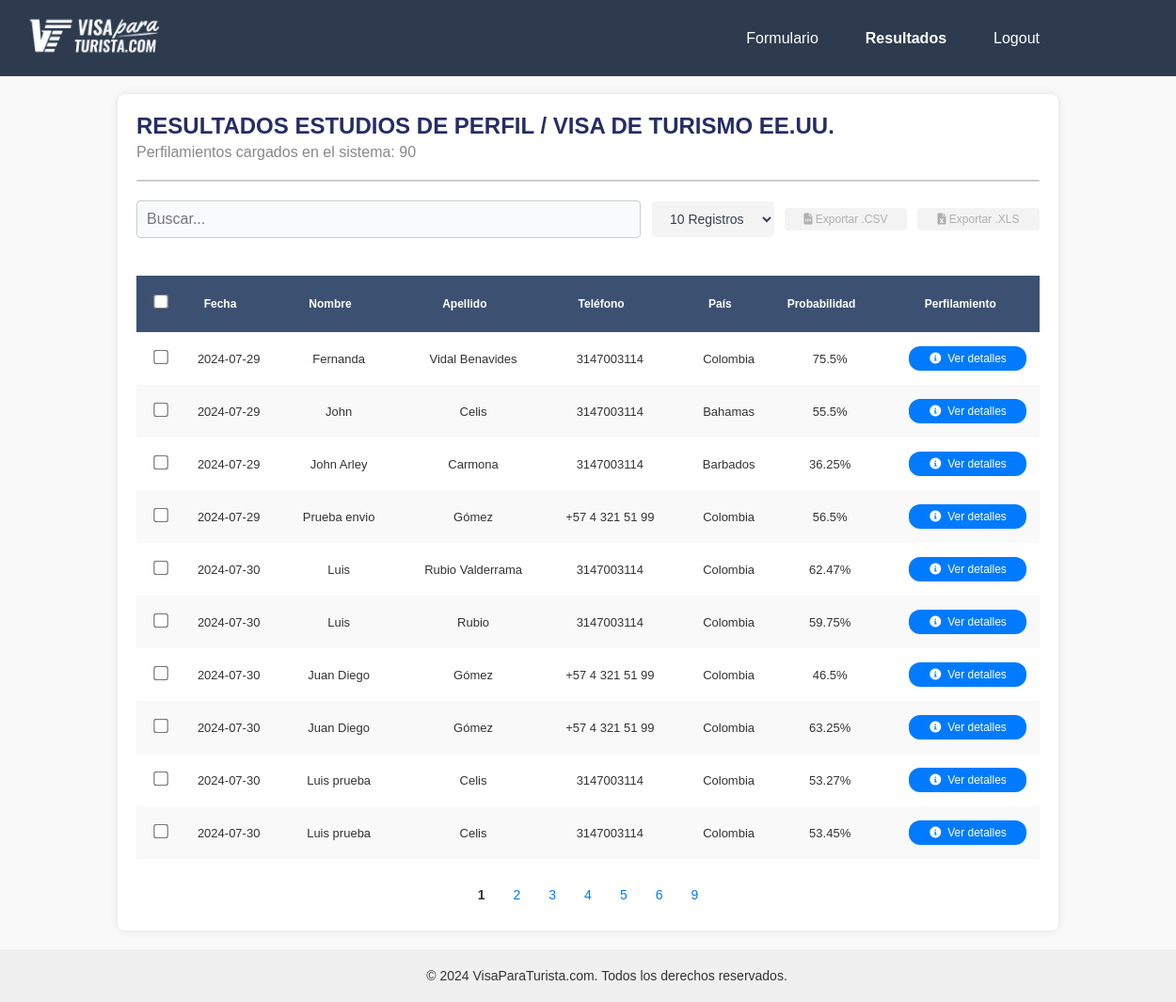
The page /results (signed in) on the database its author committed.
### app.py (models this page shows)
class FormResult(db.Model):
    id = db.Column(db.Integer, primary_key=True)
    fecha = db.Column(db.String(50), nullable=False)
    nombre = db.Column(db.String(100), nullable=False)
    apellidos = db.Column(db.String(100), nullable=False)
    email = db.Column(db.String(100), nullable=False)
    telefono = db.Column(db.String(50), nullable=False)
    pais_residencia = db.Column(db.String(100), nullable=False)
    edad = db.Column(db.Integer, nullable=False)
    estado_civil = db.Column(db.String(50), nullable=False)
    hijos = db.Column(db.String(50), nullable=False)
    vivienda = db.Column(db.String(100), nullable=False)
    profesion = db.Column(db.String(100), nullable=False)
    nivel_educacion = db.Column(db.String(100), nullable=False)
    tiempo_empleo = db.Column(db.String(100), nullable=False)
    propietario = db.Column(db.String(50), nullable=False)
    ingresos = db.Column(db.Integer, nullable=False)
    impuestos = db.Column(db.String(50), nullable=False)
    propiedades = db.Column(db.String(100), nullable=False)
    viajes = db.Column(db.String(100), nullable=False)
    familiares_eeuu = db.Column(db.String(100), nullable=False)
    familiares_visa = db.Column(db.String(100), nullable=False)
    visa_negada = db.Column(db.String(100), nullable=False)
    antecedentes = db.Column(db.String(100), nullable=False)
    enfermedades = db.Column(db.String(100), nullable=False)
    visa_otra = db.Column(db.String(100), nullable=False)
    problemas_migratorios = db.Column(db.String(100), nullable=False)
    nacionalidad = db.Column(db.String(100), nullable=False)
    calificacion = db.Column(db.Integer, nullable=False)
    calificacion_pais_residencia_ChatGPT = db.Column(db.Text, nullable=True)
    calificacion_edad_ChatGPT = db.Column(db.Text, nullable=True)
    calificacion_estado_civil_ChatGPT = db.Column(db.Text, nullable=True)
    calificacion_hijos_ChatGPT = db.Column(db.Text, nullable=True)
    calificacion_vivienda_ChatGPT = db.Column(db.Text, nullable=True)
    calificacion_profesion_ChatGPT = db.Column(db.Text, nullable=True)
    calificacion_nivel_educacion_ChatGPT = db.Column(db.Text, nullable=True)
    calificacion_tiempo_empleo_ChatGPT = db.Column(db.Text, nullable=True)
    calificacion_propietario_ChatGPT = db.Column(db.Text, nullable=True)
    calificacion_ingresos_ChatGPT = db.Column(db.Text, nullable=True)
    calificacion_impuestos_ChatGPT = db.Column(db.Text, nullable=True)
    calificacion_propiedades_ChatGPT = db.Column(db.Text, nullable=True)
    calificacion_viajes_ChatGPT = db.Column(db.Text, nullable=True)
    calificacion_familiares_eeuu_ChatGPT = db.Column(db.Text, nullable=True)
    calificacion_familiares_visa_ChatGPT = db.Column(db.Text, nullable=True)
    calificacion_visa_negada_ChatGPT = db.Column(db.Text, nullable=True)
    calificacion_antecedentes_ChatGPT = db.Column(db.Text, nullable=True)
    calificacion_enfermedades_ChatGPT = db.Column(db.Text, nullable=True)
    calificacion_visa_otra_ChatGPT = db.Column(db.Text, nullable=True)
    calificacion_problemas_migratorios_ChatGPT = db.Column(db.Text, nullable=True)
    calificacion_nacionalidad_ChatGPT = db.Column(db.Text, nullable=True)
    calificacion_criterios_confidenciales_ChatGPT = db.Column(db.Text, nullable=True)
    probabilidad = db.Column(db.Integer, nullable=False)
    sugerencia_1_ChatGPT = db.Column(db.Text, nullable=True)
    sugerencia_2_ChatGPT = db.Column(db.Text, nullable=True)
    sugerencia_3_ChatGPT = db.Column(db.Text, nullable=True)
    calificacion_categoria_informacion_demografica_familiar_ChatGPT = db.Column(db.Text, nullable=True)
    calificacion_categoria_educacion_empleo_ChatGPT = db.Column(db.Text, nullable=True)
    calificacion_categoria_propiedades_activos_ChatGPT = db.Column(db.Text, nullable=True)
    calificacion_categoria_antecedentes_experiencia_viaje_ChatGPT = db.Column(db.Text, nullable=True)
    calificacion_categoria_criterios_confidenciales_ChatGPT = db.Column(db.Text, nullable=True)
    notas = db.Column(db.Text, nullable=True)
    pdf_path = db.Column(db.String(200), nullable=False)

### app.py (the view)
@app.route('/results')
@login_required
def results():
    results = FormResult.query.all()
    return render_template('results.html', results=results)

### app.py (called while the page is built)
@login_manager.user_loader
def load_user(user_id):
    return User.query.get(int(user_id))

### templates/results.html (shortened to what this page needs)
<!DOCTYPE html>
<html lang="es">
<head>
    <link rel="stylesheet" href="{{ url_for('static', filename='estilos.css') }}">
    <link rel="stylesheet" href="https://cdnjs.cloudflare.com/ajax/libs/font-awesome/6.0.0-beta3/css/all.min.css">
</head>
<body>
  <nav class="navbar">
    <div class="topbar">
      <a href="/">
        <img
          src="../static/images/navbar.png"
          alt="Logo visa par turistas"
          class="logo-topbar"
      /></a>
      <div class="topbar-menu menu-adjustable">
        <a href="/form" class="{% if request.path == '/' %}active{% endif %}"
          >Formulario</a
        >
        <a
          href="/results"
          class="{% if request.path == '/results' %}active{% endif %}"
          >Resultados</a
        >
        {% if current_user.is_authenticated %}
        <a
          href="{{ url_for('logout') }}"
          class="{% if request.path == url_for('logout') %}active{% endif %}"
          >Logout</a
        >
        {% else %}
        <a
          href="{{ url_for('login') }}"
          class="{% if request.path == url_for('login') %}active{% endif %}"
          >Login</a
        >
        {% endif %}
      </div>
    </div>
  </nav>
    <div class="container">
        <div class="header">
            <h1>RESULTADOS ESTUDIOS DE PERFIL / VISA DE TURISMO EE.UU.</h1>
            <div class="results-info">Perfilamientos cargados en el sistema: {{ results|length }}</div>
            <div class="separator"></div>
        </div>
        <div class="actions">
            <input type="text" id="search-input" class="search-input" placeholder="Buscar...">
            <select id="recordsPerPage" class="btn">
                <option value="10">10 Registros</option>
            </select>
            <button class="btn export-button disabled" onclick="exportTableToCSV('results.csv')" disabled><i class="fas fa-file-csv"></i> Exportar .CSV</button>
            <button class="btn export-button xls disabled" onclick="exportTableToXLS('results.xls')" disabled><i class="fas fa-file-excel"></i> Exportar .XLS</button>
        </div>
        <div class="table-container">
            <table id="results-table" class="fixed-table">
                <thead>
                    <tr>
                        <th class="col-checkbox"><input type="checkbox" id="select-all"></th>
                        <th class="col-fecha sortable" onclick="sortTable(1)">Fecha </th>
                        <th class="col-nombre sortable" onclick="sortTable(2)">Nombre </th>
                        <th class="col-apellido sortable" onclick="sortTable(3)">Apellido </th>
                        <th class="col-telefono sortable" onclick="sortTable(4)">Teléfono </th>
                        <th class="col-pais sortable" onclick="sortTable(5)">País </th>
                        <th class="col-probabilidad sortable" onclick="sortTable(6)">Probabilidad </th>
                        <th class="col-reporte">Perfilamiento</th>
                    </tr>
                </thead>
                <tbody>
                    {% for result in results %}
                    <tr data-href="{{ url_for('detail', id=result.id) }}" class="clickable-row">
                        <td class="col-checkbox"><input type="checkbox" class="row-checkbox"></td>
                        <td class="col-fecha">{{ result.fecha }}</td>
                        <td class="col-nombre">{{ result.nombre }}</td>
                        <td class="col-apellido">{{ result.apellidos }}</td>
                        <td class="col-telefono">{{ result.telefono }}</td>
                        <td class="col-pais">{{ result.pais_residencia }}</td>
                        <td class="col-probabilidad">{{ result.probabilidad }}%</td>
                        <td class="col-reporte"><button class="download-button rounded-icon" onclick="window.location.href='{{ url_for('download', filename=result.pdf_path.split('/')[-1]) }}'"><i class="fa-solid fa-circle-info" style="color: #ffffff"></i>
                          Ver detalles</button></td>
                    </tr>
                    {% endfor %}
                </tbody>
            </table>
        </div>
        <div class="pagination" id="pagination-container">
        </div>
    </div>
    <footer class="footer-simple">
        <div class="footer-content">
            &copy; 2024 VisaParaTurista.com. Todos los derechos reservados.
        </div>
    </footer>
</body>
</html>

### templates/results.html (style rules this page uses)
body { font-family: Arial, sans-serif; background-color: #f9f9f9; color: #333; margin: 0; padding: 0; }
.container { max-width: 1000px; margin: 100px auto 20px auto; background-color: #fff; padding: 20px; border-radius: 8px; box-shadow: 0 0 10px rgba(0, 0, 0, 0.1); }
.header { margin-bottom: 20px; }
.header h1 { font-size: 24px; margin: 0; text-transform: uppercase; text-align: left; }
.header .results-info { font-size: 16px; color: #888; text-align: left; margin-top: 5px; }
.separator { width: 100%; height: 2px; background-color: #ccc; margin: 20px 0; }
.actions { display: flex; align-items: center; margin-bottom: 20px; }
.actions .search-input { flex-grow: 1; padding: 10px; border: 1px solid #ccc; border-radius: 4px; margin-right: 2px; max-width: 60%; }
.actions select { background-color: #f4f4f4; width: auto; padding: 5px 10px; border: 1px solid #b0b0b0; border-radius: 4px; margin-right: 10px; max-width: 130px; }
.actions .export-button { background-color: #007bff; color: white; border: none; padding: 5px 10px; border-radius: 4px; cursor: pointer; font-size: 12px; margin-right: 10px; white-space: nowrap; transition: background-color 0.3s, box-shadow 0.3s; }
.actions .export-button.disabled { background-color: #f3f3f3; color: #afafaf; cursor: not-allowed; }
.actions .export-button.xls { background-color: #28a745; font-size: 12px; }
.actions .export-button.xls.disabled { background-color: #f3f3f3; color: #afafaf; cursor: not-allowed; }
table { width: 100%; border-collapse: collapse; margin-bottom: 20px; border: none; }
thead { background-color: #333; color: white; }
th, td { padding: 10px; border: none; text-align: center; vertical-align: middle; }
th input[type="checkbox"], td input[type="checkbox"] { margin: 0; }
tbody tr:nth-child(even) { background-color: #f9f9f9; }
.pagination { display: flex; justify-content: center; align-items: center; }
input[type="checkbox"] { transform: scale(1.2); margin-right: 10px; }
:root { --button-width: 115px; --button-margin: 5px 0; }
:root { --button-width: 125px; --button-margin-top-bottom: 5px; --button-margin-left: 20px; }
.download-button.rounded-icon { background-color: #007bff; color: white; border: none; padding: 6px 6px; border-radius: 12px; cursor: pointer; font-size: 12px; transition: background-color 0.3s, box-shadow 0.3s; display: flex; align-items: center; justify-content: center; width: var(--button-width); margin: var(--button-margin-top-bottom) 0 var(--button-margin-top-bottom) var(--button-margin-left); }
.download-button.rounded-icon i { margin-right: 7px; }
.table-container td { text-align: center; vertical-align: middle; }
th.sortable { cursor: pointer; }
th { text-align: center; }
.fixed-table th, .fixed-table td { --col-checkbox-width: 40px; --col-fecha-width: 90px; --col-nombre-width: 150px; --col-apellido-width: 150px; --col-email-width: 200px; --col-telefono-width: 150px; --col-pais-width: 100px; --col-probabilidad-width: 100px; --col-reporte-width: 150px; }
.fixed-table .col-checkbox { width: var(--col-checkbox-width); }
.fixed-table .col-nombre { width: var(--col-nombre-width); }
.fixed-table .col-apellido { width: var(--col-apellido-width); }
.fixed-table .col-telefono { width: var(--col-telefono-width); }
.fixed-table .col-pais { width: var(--col-pais-width); }
.fixed-table .col-probabilidad { width: var(--col-probabilidad-width); }
.fixed-table .col-reporte { width: var(--col-reporte-width); }
.footer-simple { background-color: #f0f0f0; color: #333; padding: 20px; text-align: center; width: 100%; }
.footer-simple .footer-content { max-width: 1000px; margin: 0 auto; font-size: 14px; }
.logo-topbar { width: 10rem; }

### rows shown on the page
FormResult: fecha "2024-07-29", nombre "Fernanda", apellidos "Vidal Benavides", telefono "3147003114", pais_residencia "Colombia", probabilidad "75.5"
FormResult: fecha "2024-07-29", nombre "John", apellidos "Celis", telefono "3147003114", pais_residencia "Bahamas", probabilidad "55.5"
FormResult: fecha "2024-07-29", nombre "John Arley", apellidos "Carmona", telefono "3147003114", pais_residencia "Barbados", probabilidad "36.25"
FormResult: fecha "2024-07-29", nombre "Prueba envio", apellidos "Gómez", telefono "+57 4 321 51 99", pais_residencia "Colombia", probabilidad "56.5"
FormResult: fecha "2024-07-30", nombre "Luis", apellidos "Rubio Valderrama", telefono "3147003114", pais_residencia "Colombia", probabilidad "62.47"
FormResult: fecha "2024-07-30", nombre "Luis", apellidos "Rubio", telefono "3147003114", pais_residencia "Colombia", probabilidad "59.75"
FormResult: fecha "2024-07-30", nombre "Juan Diego", apellidos "Gómez", telefono "+57 4 321 51 99", pais_residencia "Colombia", probabilidad "46.5"
FormResult: fecha "2024-07-30", nombre "Juan Diego", apellidos "Gómez", telefono "+57 4 321 51 99", pais_residencia "Colombia", probabilidad "63.25"
FormResult: fecha "2024-07-30", nombre "Luis prueba", apellidos "Celis", telefono "3147003114", pais_residencia "Colombia", probabilidad "53.27"
FormResult: fecha "2024-07-30", nombre "Luis prueba", apellidos "Celis", telefono "3147003114", pais_residencia "Colombia", probabilidad "53.45"

### other values the page prints
{{ results|length }} "90"
